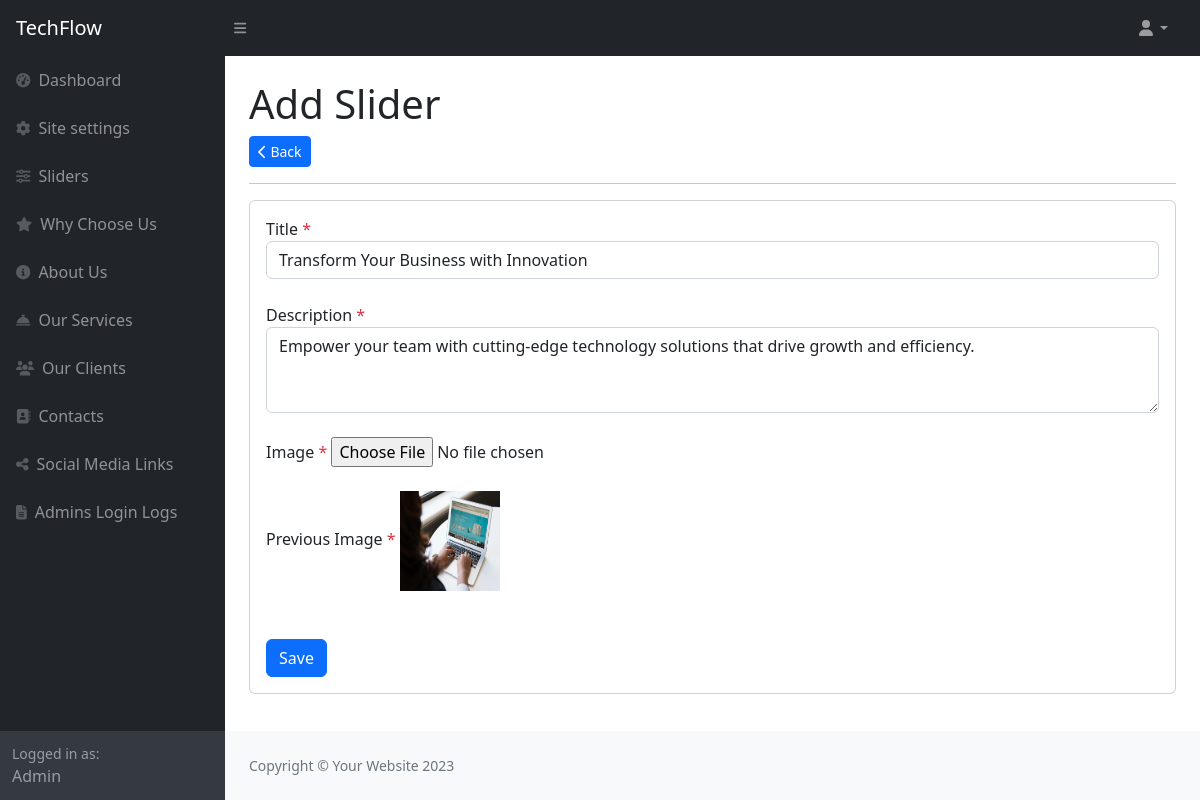
Screenshot of /admin/sliders/edit/1 with the database file from the repository.
### tables this page shows
CREATE TABLE `site_settings` (
  `id` int(11) NOT NULL,
  `site_title` varchar(100) DEFAULT NULL,
  `footer_description` varchar(100) DEFAULT NULL,
  `site_email` varchar(100) DEFAULT NULL,
  `logo` varchar(100) DEFAULT NULL,
  `fav_icon` varchar(100) DEFAULT NULL,
  `phone_number` varchar(100) DEFAULT NULL,
  `why_choose_title` varchar(100) DEFAULT NULL,
  `why_choose_desc` varchar(255) DEFAULT NULL,
  `our_service_title` varchar(100) DEFAULT NULL,
  `our_service_desc` varchar(255) DEFAULT NULL,
  `our_client_title` varchar(100) DEFAULT NULL,
  `our_client_desc` varchar(255) DEFAULT NULL,
  `contact_title` varchar(100) DEFAULT NULL,
  `contact_desc` varchar(255) DEFAULT NULL
);

CREATE TABLE `slider` (
  `id` int(11) NOT NULL,
  `title` varchar(100) DEFAULT NULL,
  `description` varchar(255) DEFAULT NULL,
  `image` varchar(255) DEFAULT NULL
);

### application/controllers/admin/Sliders.php (called while the page is built, shortened)
<?php
class Sliders extends CI_Controller
{
    public function __construct()
    {
        $this->load->library('form_validation');
        $this->load->model('Admin_model');
        $this->load->helper('form');
    }
    public function edit($id)
    {
        if (!empty($_POST)) {
            $this->form_validation->set_rules('title', 'Title', 'required|trim');
            $this->form_validation->set_rules('description', 'Description', 'required|trim');
            if ($this->form_validation->run() == FALSE) {
                $this->session->set_flashdata("type", "failed");
                $this->session->set_flashdata("msg", "Something went wrong");
                $this->load->view("admin/add_edit_sliders");
            } else {
                $data = [
                    'title' => $this->input->post('title'),
                    'description' => $this->input->post('description')
                ];
                $data_settings = $this->Admin_model->get_data_by_id($id, 'slider');
                if (isset($_FILES['image']['name']) && !empty($_FILES['image']['name'])) {
                    $data['image'] = $this->Admin_model->image_upload('image');
                } else if (isset($data_settings->image)) {
                    $data['image'] = $data_settings->image;
                }
                $this->Admin_model->edit_data($data, 'slider', $id);
                $this->session->set_flashdata("type", "success");
                $this->session->set_flashdata("msg", "Data inserted successfully");
                redirect(base_url('sliders'));
            }
        } else {
            if (isset($id)) {
                $data['slider'] = $this->Admin_model->get_data_by_id($id, 'slider');
                $this->load->view('admin/add_edit_sliders', $data);
            } else {
                $this->load->view('admin/add_edit_sliders');
            }
        }
    }
}

### index.php (called while the page is built, shortened)
<?php
require_once BASEPATH . 'core/CodeIgniter.php';

### application/models/Admin_model.php (called while the page is built, shortened)
<?php
class Admin_model extends CI_Model
{
    public function get_data_by_id($id, $table)
    {
        return $this->db->where('id', $id)->get($table)->row();
    }
}

### application/views/admin/add_edit_sliders.php (the view, shortened to what this page needs)
<?php
$this->load->view('admin/includes/header');
$this->load->view('admin/includes/sidebar'); ?>
<div id="layoutSidenav_content">
    <main>
        <div class="container-fluid px-4">
            <h1 class="mt-4">Add Slider</h1>
            <button class="btn btn-primary btn-sm" onclick="window.history.go(-1)">
                <i class="fa fa-chevron-left" aria-hidden="true"></i> Back
            </button>
            <hr>
            <div class="card mb-4" style="max-width: 1000px; margin: auto;">
                <div class="card-body">
                    <form action="<?= isset($slider->id) ? base_url('admin/sliders/edit/' . $slider->id) : base_url('admin/sliders/add') ?>" method="POST" enctype="multipart/form-data">
                        <div class="form-group">
                            <label for="siteTitle">Title <span class="text-danger">*</span></label>
                            <input type="text" id="title" name="title" class="form-control" value="<?= ($slider->title) ? $slider->title : '' ?>" required>
                        </div>
                        <br>
                        <div class="form-group">
                            <label for="footerDesc">Description <span class="text-danger">*</span></label>
                            <textarea id="description" name="description" class="form-control" rows="3" required><?= ($slider->description) ? $slider->description : '' ?></textarea>
                        </div>
                        <br>
                        <div class="form-group">
                            <label for="image">Image <span class="text-danger">*</span></label>
                            <input type="file" id="image" name="image" class="form-control-file" required>
                        </div>
                        <br>
                        <?php if (isset($slider->image)) { ?>
                            <div class="form-group">
                                <label for="image">Previous Image <span class="text-danger">*</span></label>
                                <img src="<?= base_url('uploads/') . $slider->image ?>" width="100px" height="100px">
                            </div>
                            <br>
                        <?php } ?>
                        <br>
                        <button type="submit" class="btn btn-primary">Save</button>
                    </form>
                </div>
            </div>
        </div>
    </main>

### application/views/admin/includes/header.php (shortened to what this page needs)
<!DOCTYPE html>
<html lang="en">
<head>
    <?php $site_settings = $this->db->where('id', 1)->get('site_settings')->row() ?>
    <link href="https://cdn.jsdelivr.net/npm/simple-datatables@7.1.2/dist/style.min.css" rel="stylesheet" />
    <link href="<?= base_url() ?>assets/admin_assets/css/styles.css" rel="stylesheet" />
</head>
<body class="sb-nav-fixed">
    <nav class="sb-topnav navbar navbar-expand navbar-dark bg-dark">
        <a class="navbar-brand ps-3" href="<?= base_url('admin/login') ?>"><?= $site_settings->site_title ?></a>
        <button class="btn btn-link btn-sm order-1 order-lg-0 me-4 me-lg-0" id="sidebarToggle" href="#!"><i class="fas fa-bars"></i></button>
        <ul class="navbar-nav ms-auto ms-md-0 me-3 me-lg-4">
            <li class="nav-item dropdown">
                <a class="nav-link dropdown-toggle" id="navbarDropdown" href="#" role="button" data-bs-toggle="dropdown" aria-expanded="false"><i class="fas fa-user fa-fw"></i></a>
            </li>
        </ul>
    </nav>
    <div id="layoutSidenav">

### rows the page displays
site_settings: site_title "TechFlow"
slider: title "Transform Your Business with Innovation", description "Empower your team with cutting-edge technology solutions that drive growth and efficiency.", image (picture)
